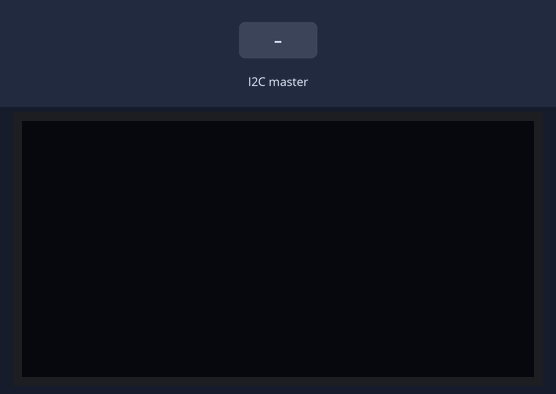
Recording of a sketch running on a simulated Arduino Uno, built with avr-gcc and run on an emulated ATmega328P. Shown: 128×64 one-colour display. The inputs (shaded band) are chosen by the test bench. What the sketch prints to the serial monitor is not drawn.

Above: at 1.2 s.
1.3 s: the I2C master sends the byte 5
At 3.0 s:
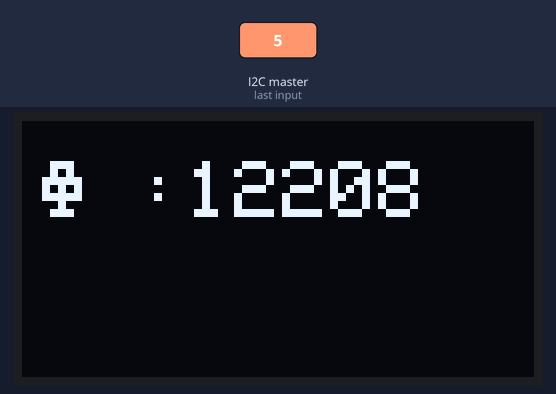
3.5 s: the I2C master sends the byte 90
At 4.4 s:
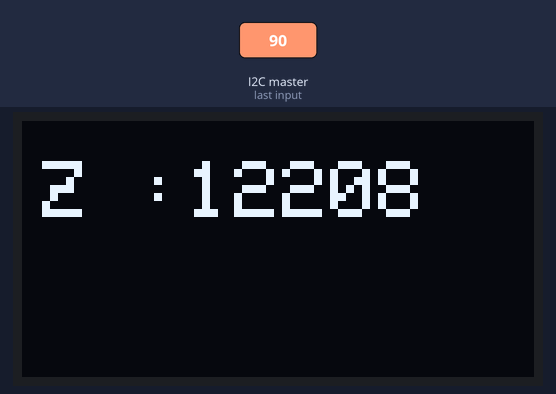
5.5 s: the I2C master sends the byte 200
At 6.9 s:
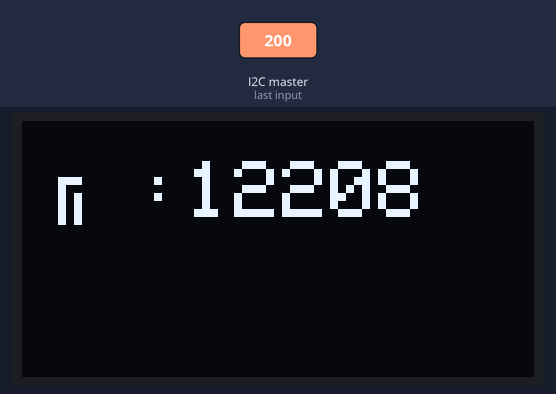
7.6 s: the I2C master sends the byte 1
At 9.3 s:
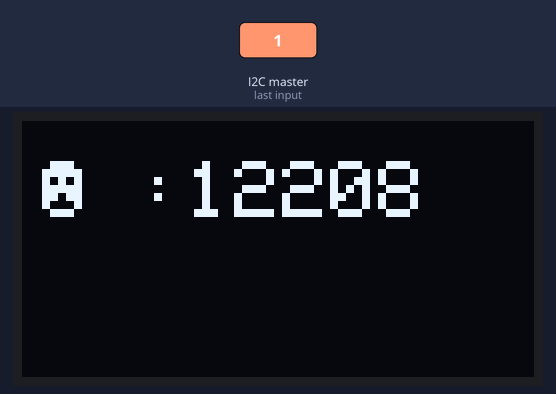
9.6 s: the I2C master sends the byte 2
At 10.8 s:
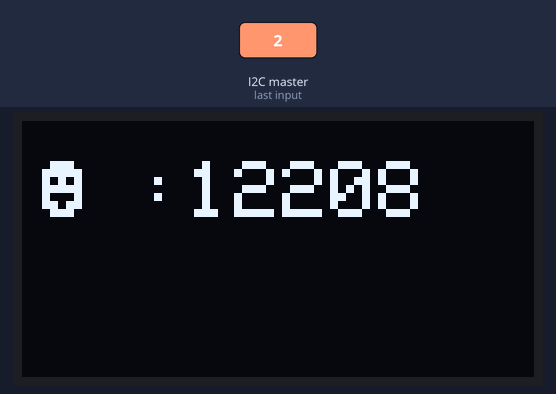
Timing chart, 0 to 12.6 s (numbered marks = the images above; inputs shaded):
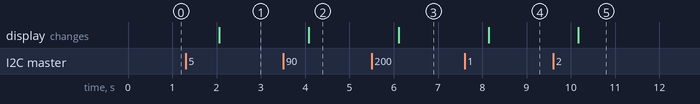

The sketch:

MOS.ino
```cpp
#include "Oled.h"
#include "slave.h"
#include "transform.h"

String slave::comdata="";

Oled oled;
slave s;
transform tf;

void setup() {
  Serial.begin(9600);
  s.initialize(8);
  oled.initialize();
  pinMode(3,INPUT);
}

void loop() {
  if (s.comdata!=""){
    tf.unpack(s.comdata);
    s.comdata="";
    digitalWrite(3, HIGH);
    oled.show(tf.Type_Name, tf.Number, tf.DEVICE_ADDRESS);
    digitalWrite(3,LOW);
  }
  delay(1000);
}
```

Oled.cpp
```cpp
#include "Oled.h"

void Oled::initialize() {
  display = Adafruit_SSD1306(128, 64, &Wire, -1);
  display.begin(SSD1306_SWITCHCAPVCC, 0x3C);
};

void Oled::show(char *type, int num, int address) {
  display.clearDisplay(); // 清除屏幕

  //设置字体大小 设置字体颜色,白色可见
  display.setTextSize(2);
  display.setTextColor(WHITE);

  //设置光标位置
  display.setCursor(5, 10);
  display.print(type[0]);
  display.print(type[1]);
  display.print(":");
  display.print(num);
  display.display();
};

void Oled::showIIC(char *type, int num, int address) {
  Wire.beginTransmission(0x70);
  Wire.write(1<<(address-9));
  Wire.endTransmission();
  display.clearDisplay(); // 清除屏幕

  //设置字体大小 设置字体颜色,白色可见
  display.setTextSize(2);
  display.setTextColor(WHITE);

  //设置光标位置
  display.setCursor(5, 10);
  display.print(type[0]);
  display.print(type[1]);
  display.print(":");
  display.print(num);
  display.display();
};
```

Oled.h
```cpp
#pragma once

#include <Adafruit_GFX.h>
#include <Adafruit_SSD1306.h>

class Oled {
private:
  Adafruit_SSD1306 display;
public:
  void initialize();
  void show(char *type, int num, int i);
  void showIIC(char *type, int num, int i);
};
```

slave.cpp
```cpp
#include "slave.h"

slave::slave(){};

void slave::initialize(int add){
  Wire.begin(add);
  Wire.onReceive(receiveEvent);
};

void slave::receiveEvent(int howmany){
  String buffer="";
  while(Wire.available()) {
    buffer += (char) Wire.read();
  }
  comdata = "";
  for (char i:buffer) comdata+=i;
  Serial.print("comdata:");
  Serial.println(comdata);
};
```

slave.h
```cpp
#pragma once

#include <Wire.h>
#include <Arduino.h>

class slave{
public:
  static  String comdata;

  slave();
  void initialize(int add);
static void receiveEvent(int howmany);
};
```

transform.cpp
```cpp
#include "transform.h"
#include <Arduino.h>

transform::transform(){
  for(int i=0; i<2; i++) Type_Name[i] = '0';
  DEVICE_ADDRESS = 8;
  Number = 0;
  Weight = 0;
};

void transform::pack(char *Type, int DEVICE, int num, unsigned long W) {
  for(int i=0; i<2; i++) Type_Name[i] = Type[i];
  DEVICE_ADDRESS = DEVICE;
  Number = num;
  Weight = W;

  Transmission_Information[0] = Type_Name[0];
  Transmission_Information[1] = Type_Name[1];

  if (DEVICE_ADDRESS < 10)
  {
      Transmission_Information[2] = 0 + 48;
      Transmission_Information[3] = DEVICE_ADDRESS + 48;
  }
  else
  {
      Transmission_Information[2] = DEVICE_ADDRESS / 10 + 48;
      Transmission_Information[3] = DEVICE_ADDRESS % 10 + 48;
  }

  if (Number < 0)
  {
      Number = -Number;
      Transmission_Information[4] = 48;
      Transmission_Information[5] = 48;
      Transmission_Information[6] = 48;
      Transmission_Information[7] = 48;
  }
  else
  {
      byte k = 4;
      while (Number / 10 > 0)
      {
          Transmission_Information[k] = (Number % 10) + 48;
          Number = Number / 10;
          ++k;
      }
      for (int i = k; i < 8; ++i)
      {
          Transmission_Information[i] = 48;
      }
      Transmission_Information[k] = Number + 48;
      byte num = 4;
      for (int j = num; j < (8 -3)/2+4; ++j)
      {
          char m = Transmission_Information[j];
          Transmission_Information[j] = Transmission_Information[8-1 - j + num];
          Transmission_Information[8-1 - j + num] = m;
      }
  }

  if (Weight < 0)
  {
      Weight = -Weight;
      Transmission_Information[8] = 48;
      Transmission_Information[9] = 48;
      Transmission_Information[10] = 48;
      Transmission_Information[11] = 48;
      Transmission_Information[12] = 48;
      Transmission_Information[13] = 48;
  }
  else
  {
      byte k = 8;
      while (Weight / 10 > 0)
      {
          Transmission_Information[k] = (Weight % 10) + 48;
          Weight = Weight / 10;
          ++k;
      }
      for (int i = k; i < 14; ++i)
      {
          Transmission_Information[i] = 48;
      }
      Transmission_Information[k] = Weight + 48;
      byte num = 8;
      for (int j = num; j < (14 - 8) / 2 + 8; ++j)
      {
          char m = Transmission_Information[j];
          Transmission_Information[j] = Transmission_Information[14-1 - j + num];
          Transmission_Information[14-1 - j + num] = m;
      }
  }
  Transmission_Information[14] = '\0';
};

void transform::show() {
  Serial.println(Transmission_Information);
}

void transform::unpack(String comdata) {
  for (int i=0; i<2; i++) Type_Name[i]=comdata[i];
  DEVICE_ADDRESS = (comdata[2]-48)*10+comdata[3]-48;
  Number = (comdata[4]-48)*pow(10,3)+(comdata[5]-48)*pow(10,2)+(comdata[6]-48)*pow(10,1)+(comdata[7]-48);
  // Weight = (comdata[8]-48)*pow(10,5)+(comdata[9]-48)*pow(10,4)+(comdata[10]-48)*pow(10,3)+(comdata[11]-48)*pow(10,2)+(comdata[12]-48)*pow(10,1)+(comdata[13]-48);
}
```

transform.h
```cpp
#pragma once

#include <Arduino.h>

class transform {
private:
  unsigned long Weight;
public:
  char Transmission_Information[15];
  char Type_Name[3];
  long Number;
  int DEVICE_ADDRESS;

  transform();
  void pack(char *Type, int DEVICE, int num, unsigned long W);
  void unpack(String data);
  void show();
};
```

Measured:
- after the input at 1.3 s, the display: changes after 0.76 s (image 1)
- after the input at 3.5 s, the display: changes after 0.59 s (image 2)
- after the input at 5.5 s, the display: changes after 0.61 s (image 3)
- after the input at 7.6 s, the display: changes after 0.54 s (image 4)
- after the input at 9.6 s, the display: changes after 0.57 s (image 5)
